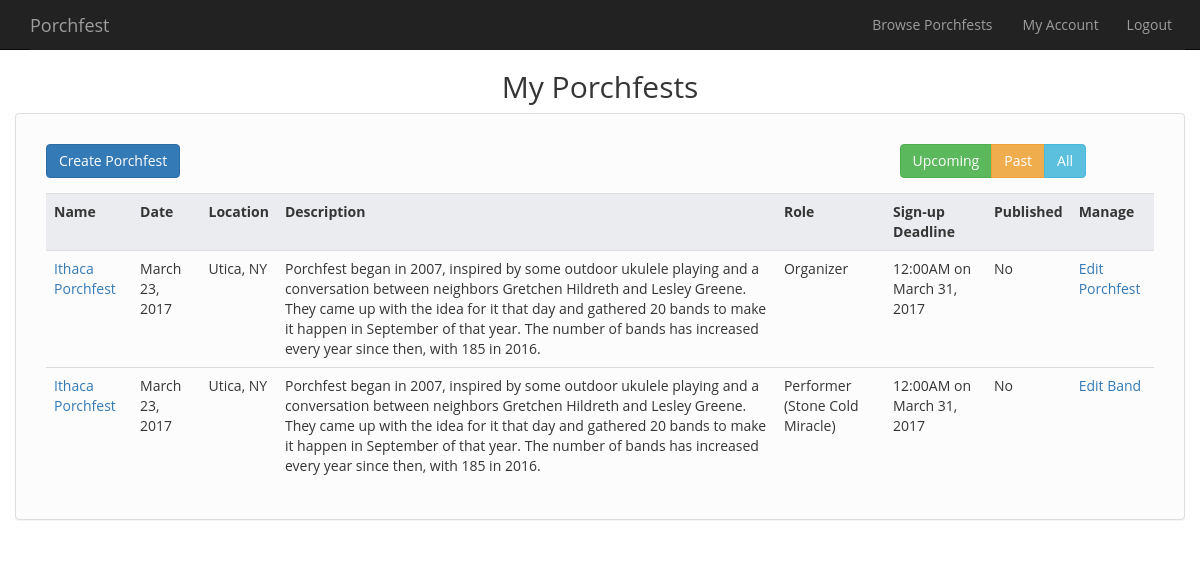
Screenshot of /html/myporchfests.php (signed in) with the database file from the repository.
### tables this page shows
CREATE TABLE `userstoporchfests` (
  `UserID` int(11) NOT NULL,
  `PorchfestID` int(11) NOT NULL
);

CREATE TABLE `porchfests` (
  `PorchfestID` int(11) NOT NULL,
  `URL` varchar(255) NOT NULL,
  `Name` varchar(255) NOT NULL,
  `Nickname` varchar(255) NOT NULL,
  `Location` varchar(255) NOT NULL,
  `Date` date NOT NULL,
  `Description` text NOT NULL,
  `Deadline` date NOT NULL,
  `Published` tinyint(1) NOT NULL,
  `Scheduled` tinyint(1) NOT NULL DEFAULT '0'
);

CREATE TABLE `bands` (
  `BandID` int(11) NOT NULL,
  `Name` varchar(255) NOT NULL,
  `Description` varchar(255) NOT NULL,
  `Members` varchar(255) NOT NULL,
  `Comment` varchar(255) NOT NULL,
  `Conflicts` varchar(255) NOT NULL
);

### html/myporchfests.php (the view, shortened to what this page needs)
<!DOCTYPE html>
<html lang="en">
<head>
  <?php require_once "../php/modules/stdHead.php" ?>
  <link rel="stylesheet" href="css/responsive-tables.css">
</head>
<body>
  <?php
    $conn = $mysqli = new mysqli(DB_HOST, DB_USER, DB_PASSWORD, DB_NAME);
  ?>
  <?php require_once "../php/modules/navigation.php"; ?>
<div class="container">
  <div class="row">
    <h2 class="text-center" > My Porchfests </h2>
  </div>
  <div class="row">
    <div class="panel panel-default">
      <div class="panel-body">
        <div class="table-container table-responsive">
          <div class="col-xs-12 col-sm-4 col-md-3">
            <div class="btn-group">
            </div>
          </div>
          <div class="col-xs-12 col-sm-4 col-sm-offset-4 col-md-3 col-md-offset-6">
            <div class="btn-group">
              <button type="button" class="btn btn-success btn-filter" data-target="upcoming"> Upcoming </button>
              <button type="button" class="btn btn-warning btn-filter" data-target="past"> Past </button>
              <button type="button" class="btn btn-info btn-filter" data-target="all"> All </button>
            </div>
          </div>
          <div class="col-md-12">
            <table class="responsive table">
              <tr data-status= "fixed">
                <th> Name </th>
                <th> Date </th>
                <th> Location </th>
                <th> Description </th>
                <th> Role </th>
                <th> Sign-up Deadline </th>
                <th> Published </th>
                <th> Manage </th>
              </tr>
              <?php
                  $sql = "SELECT *
                          FROM porchfests
                          INNER JOIN userstoporchfests ON userstoporchfests.PorchfestID = porchfests.PorchfestID
                          WHERE UserID = '" . $_SESSION['logged_user'] . "'";
                  $result = $conn->query($sql);
                  while($porchfest = $result->fetch_assoc()) {
                    $isPublished = 'No';
                    $status = 'upcoming';
                    if (strtotime($porchfest['Date']) < date("Y-m-d")) {
                      $status = 'past';
                    }
                    $day = date_format(date_create($porchfest['Date']), 'F j, Y');
                    $deadline = date_format(date_create($porchfest['Deadline']), 'g:iA \o\n F j, Y');
                    $href = '"view/' . strtolower($porchfest['Nickname']);
                    echo '<tr data-status = "' . $status . '">
                          <td>
                            <a href=' . $href . '">' . $porchfest['Name'] . '</a>
                          </td>
                          <td>' . $day . '</td>
                          <td>' . $porchfest['Location'] . '</td>
                          <td>' . $porchfest['Description'] . '</td>
                          <td> Organizer </td>
                          <td>' . $deadline . '</td>
                          <td>' . $isPublished . '</td>
                          <td> <a href="edit/' . strtolower($porchfest['Nickname']) . '"> Edit Porchfest </a> </td>
                        </tr>';
                  }
                  $sql = "SELECT *
                          FROM porchfests
                          INNER JOIN bandstoporchfests ON bandstoporchfests.PorchfestID = porchfests.PorchfestID
                          INNER JOIN userstobands ON userstobands.BandID = bandstoporchfests.BandID
                          WHERE UserID = '" . $_SESSION['logged_user'] . "'";
                  $result = $conn->query($sql);
                  while($porchfest = $result->fetch_assoc()) {
                    $sql2 = "SELECT * FROM bands where BandID = '" . $porchfest['BandID'] . "'";
                    $result2 = $conn->query($sql2);
                    $bandname = $result2->fetch_assoc()['Name'];
                    $isPublished = 'No';
                    $status = 'upcoming';
                    if (strtotime($porchfest['Date']) < date("Y-m-d")) {
                      $status = 'past';
                    }
                    $day = date_format(date_create($porchfest['Date']), 'F j, Y');
                    $deadline = date_format(date_create($porchfest['Deadline']), 'g:iA \o\n F j, Y');
                    $href = '"view/' . strtolower($porchfest['Nickname']);
                    $urlbandname = str_replace(" ", "-", str_replace("-", "--", $bandname));
                    echo '<tr data-status = "' . $status . '">
                          <td>
                            <a href=' . $href . '">' . $porchfest['Name'] . '</a>
                          </td>
                          <td>' . $day . '</td>
                          <td>' . $porchfest['Location'] . '</td>
                          <td>' . $porchfest['Description'] . '</td>
                          <td> Performer (' . $bandname . ') </td>
                          <td>' . $deadline . '</td>
                          <td>' . $isPublished . '</td>
                          <td> <a href="edit/' . $porchfest['Nickname'] . '/' . $urlbandname . '"> Edit Band </a> </td>
                        </tr>';
                  }
              ?>
            </table>
          </div>
        </div>
      </div>
    </div>
  </div>
</div>
</body>
</html>

### html/css/style.css (style rules this page uses)
.btn-group { position: relative; z-index: 10; padding-top: 0; }
th { background-color: #eaecef; }
body { font-family: 'Open Sans', sans-serif; color: #353535; padding-top: 50px; }
.panel { border: 1px solid #ddd; background-color: #fcfcfc; }
.panel .btn-group { margin: 15px 0 15px; }
.panel .btn-group .btn { transition: background-color .3s ease; }

### html/css/responsive-tables.css (style rules this page uses)
table th { font-weight: bold; }
table td, table th { padding: 9px 10px; text-align: left; }

### rows the page displays
userstoporchfests: PorchfestID.Name "Ithaca Porchfest", PorchfestID.Date "March 23, 2017", PorchfestID.Location "Utica, NY", PorchfestID.Description "Porchfest began in 2007, inspired by some outdoor ukulele playing and a conversation between neighbors Gretchen Hildreth and Lesley Greene. They came up with the idea for it that day and gathered 20 bands to make it happen in September of that year. The number of bands has increased every year since then, with 185 in 2016.", PorchfestID.Deadline "12:00AM on March 31, 2017", isPublished "No"
porchfests: Name "Ithaca Porchfest", Date "March 23, 2017", Location "Utica, NY", Description "Porchfest began in 2007, inspired by some outdoor ukulele playing and a conversation between neighbors Gretchen Hildreth and Lesley Greene. They came up with the idea for it that day and gathered 20 bands to make it happen in September of that year. The number of bands has increased every year since then, with 185 in 2016.", bands.Name "Stone Cold Miracle", Deadline "12:00AM on March 31, 2017", isPublished "No"

### other values shown
$text "Browse Porchfests Create Porchfest"
